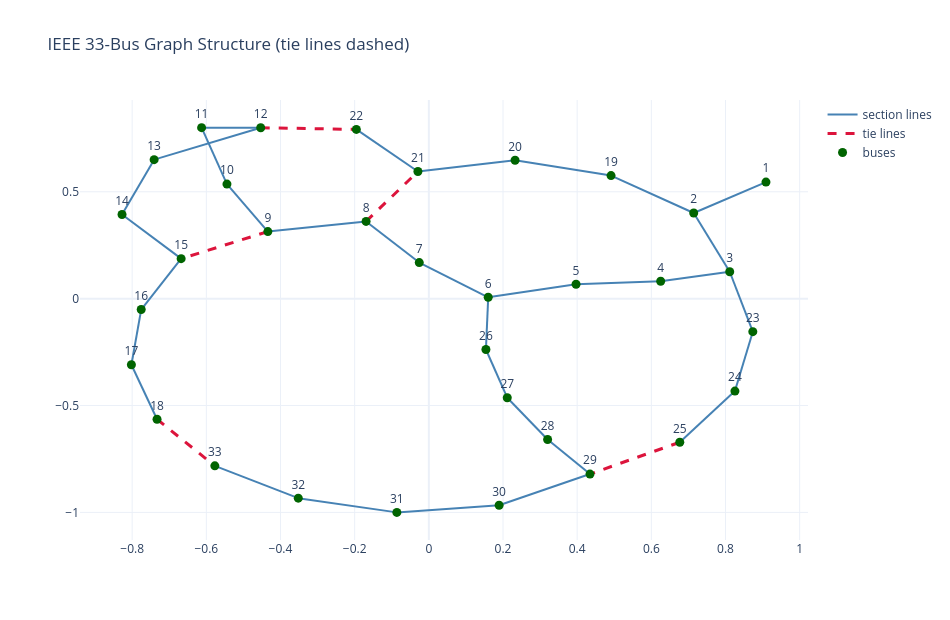
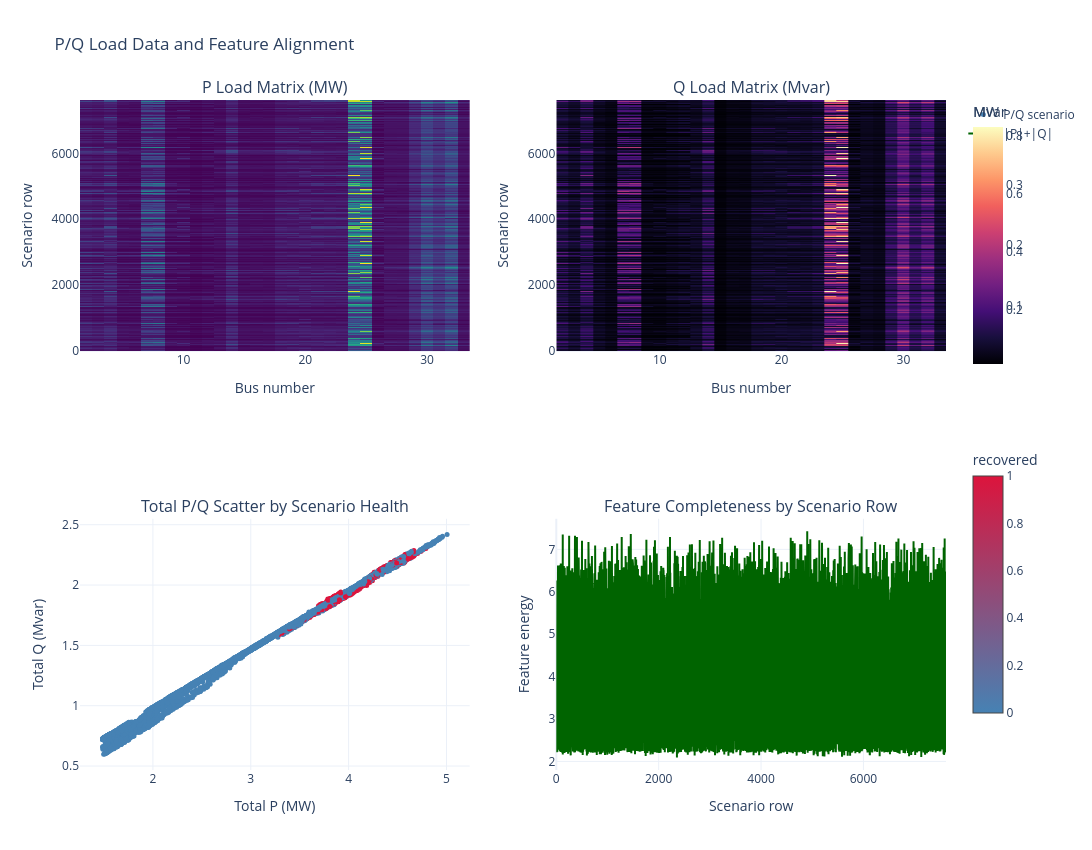
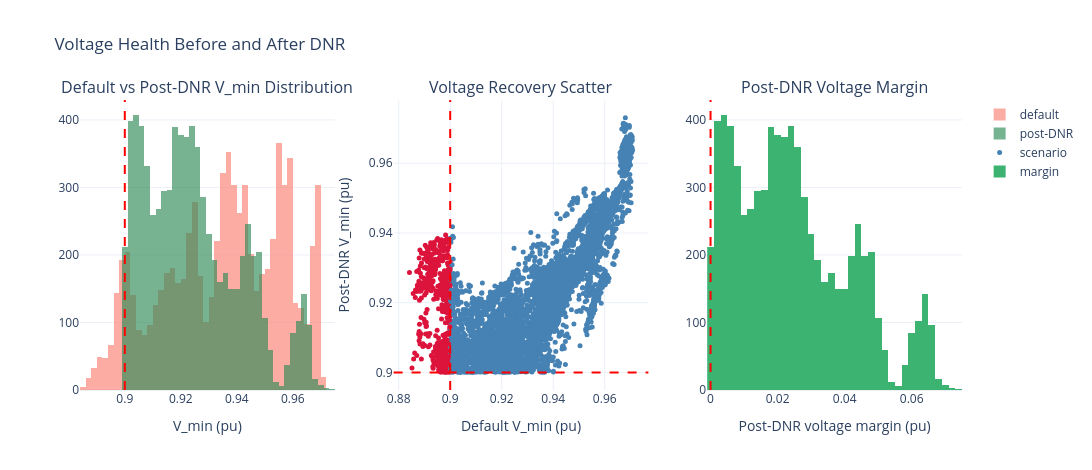

The notebook cell these images were saved under, in order:
### Code cell
# ═══════════════════════════════════════════════════════════════════
# CELL 11C — SAVED DATA STRUCTURE & RICH DATA VISUALIZATION
#
# Visual checks for data stability and alignment:
#   - HDF5 keys, row/column structure, and feature completeness
#   - physical graph structure with section/tie lines
#   - P/Q load heatmaps and bus-level load distributions
#   - default-vs-post-DNR voltage recovery diagnostics
# ═══════════════════════════════════════════════════════════════════
import networkx as nx

with pd.HDFStore(DIAG_FILE, mode='r') as store:
    hdf_structure = []
    for key in store.keys():
        obj = store.get(key)
        hdf_structure.append({
            'key': key,
            'type': type(obj).__name__,
            'shape': getattr(obj, 'shape', None),
            'columns': len(getattr(obj, 'columns', [])) if hasattr(obj, 'columns') else 0,
        })

df_diag = pd.read_hdf(DIAG_FILE, key='scenarios').copy()
summary = pd.read_hdf(DIAG_FILE, key='summary').iloc[0]
p_cols = [f'p_bus_{b}' for b in range(1, N_BUS)]
q_cols = [f'q_bus_{b}' for b in range(1, N_BUS)]
load_cols = p_cols + q_cols
P_matrix = df_diag[p_cols].to_numpy(dtype=np.float64)
Q_matrix = df_diag[q_cols].to_numpy(dtype=np.float64)
load_energy = np.abs(P_matrix).sum(axis=1) + np.abs(Q_matrix).sum(axis=1)
zero_feature_row_idx = np.where(load_energy <= 1e-12)[0]
zero_feature_row_count = int(len(zero_feature_row_idx))
missing_values = int(df_diag[load_cols].isna().sum().sum())
post_voltage_violations = int((df_diag['v_min_pu'] < V_MIN_PU).sum())
default_voltage_violations = int(df_diag['default_voltage_violation'].sum()) if 'default_voltage_violation' in df_diag else 0
recovered_voltage_violations = int(df_diag['recovered_voltage_violation'].sum()) if 'recovered_voltage_violation' in df_diag else 0

print('═'*75)
print('Saved Data Structure')
print('═'*75)
print(pd.DataFrame(hdf_structure).to_string(index=False))
print()
print('Scenario columns by group')
print(f'  P load columns      : {len(p_cols)}')
print(f'  Q load columns      : {len(q_cols)}')
print(f'  Topology/physics    : topo, loss_mw, v_min_pu, default_v_min_pu, default_loss_mw')
print(f'  Context             : hour, season, weekend, ev_active, pv_active')
print(f'  Health flags        : default_voltage_violation, recovered_voltage_violation, scenario_health')
print()
print('Data integrity checks')
print(f'  Missing P/Q values  : {missing_values}')
print(f'  Zero feature rows   : {zero_feature_row_count}')
print(f'  Post-DNR V violations (<{V_MIN_PU:.2f}) : {post_voltage_violations}')
print(f'  Default V violations before switching   : {default_voltage_violations}')
print(f'  Recovered by switching                  : {recovered_voltage_violations}')
print('═'*75)

# ── Physical graph visualization ───────────────────────────────────
G = nx.Graph()
G.add_nodes_from(range(N_BUS))
for k in range(N_LINES):
    G.add_edge(int(FROM_BUS[k]), int(TO_BUS[k]), line=int(k + 1), tie=bool(k >= N_LINES - N_OPEN))
try:
    pos = nx.kamada_kawai_layout(G)
except Exception:
    pos = nx.spring_layout(G, seed=42)
edge_x, edge_y, tie_x, tie_y = [], [], [], []
for u, v, data in G.edges(data=True):
    xs = [pos[u][0], pos[v][0], None]
    ys = [pos[u][1], pos[v][1], None]
    if data.get('tie'):
        tie_x.extend(xs); tie_y.extend(ys)
    else:
        edge_x.extend(xs); edge_y.extend(ys)

fig_graph = go.Figure()
fig_graph.add_trace(go.Scatter(x=edge_x, y=edge_y, mode='lines', line=dict(width=2, color='steelblue'), name='section lines'))
fig_graph.add_trace(go.Scatter(x=tie_x, y=tie_y, mode='lines', line=dict(width=3, color='crimson', dash='dash'), name='tie lines'))
fig_graph.add_trace(go.Scatter(
    x=[pos[i][0] for i in range(N_BUS)],
    y=[pos[i][1] for i in range(N_BUS)],
    text=[str(i + 1) for i in range(N_BUS)],
    mode='markers+text', textposition='top center',
    marker=dict(size=9, color='darkgreen'), name='buses'
))
fig_graph.update_layout(title='IEEE 33-Bus Graph Structure (tie lines dashed)', template='plotly_white', height=620, width=950)
fig_graph.show()

# ── Load matrix / alignment visualization ──────────────────────────
n_show = min(300, len(df_diag))
show_idx = np.linspace(0, len(df_diag) - 1, n_show).astype(int)
fig_load = make_subplots(
    rows=2, cols=2,
    subplot_titles=[
        'P Load Matrix (MW)',
        'Q Load Matrix (Mvar)',
        'Total P/Q Scatter by Scenario Health',
        'Feature Completeness by Scenario Row'
    ]
)
fig_load.add_trace(go.Heatmap(z=P_matrix[show_idx], x=list(range(2, N_BUS + 1)), y=show_idx, colorscale='Viridis', colorbar=dict(title='MW', len=0.42, y=0.80)), row=1, col=1)
fig_load.add_trace(go.Heatmap(z=Q_matrix[show_idx], x=list(range(2, N_BUS + 1)), y=show_idx, colorscale='Magma', colorbar=dict(title='Mvar', len=0.42, y=0.80)), row=1, col=2)
health_color = df_diag.get('scenario_health', pd.Series(['healthy'] * len(df_diag))).map({'healthy': 0, 'recovered': 1}).fillna(0)
fig_load.add_trace(go.Scatter(
    x=df_diag['total_p_mw'], y=df_diag['total_q_mvar'], mode='markers',
    marker=dict(size=5, color=health_color, colorscale=[[0, 'steelblue'], [1, 'crimson']], showscale=True, colorbar=dict(title='recovered', len=0.42, y=0.28)),
    text=df_diag.get('scenario_health', 'healthy'), name='P/Q scenario'
), row=2, col=1)
fig_load.add_trace(go.Scatter(x=np.arange(len(load_energy)), y=load_energy, mode='lines', line=dict(color='darkgreen'), name='|P|+|Q|'), row=2, col=2)
if zero_feature_row_count > 0:
    fig_load.add_trace(go.Scatter(x=zero_feature_row_idx, y=load_energy[zero_feature_row_idx], mode='markers', marker=dict(color='red', size=7), name='zero rows'), row=2, col=2)
fig_load.update_layout(title='P/Q Load Data and Feature Alignment', template='plotly_white', height=850, width=1250)
fig_load.update_xaxes(title_text='Bus number', row=1, col=1)
fig_load.update_xaxes(title_text='Bus number', row=1, col=2)
fig_load.update_xaxes(title_text='Total P (MW)', row=2, col=1)
fig_load.update_xaxes(title_text='Scenario row', row=2, col=2)
fig_load.update_yaxes(title_text='Scenario row', row=1, col=1)
fig_load.update_yaxes(title_text='Scenario row', row=1, col=2)
fig_load.update_yaxes(title_text='Total Q (Mvar)', row=2, col=1)
fig_load.update_yaxes(title_text='Feature energy', row=2, col=2)
fig_load.show()

# ── Voltage recovery visualization ─────────────────────────────────
fig_voltage = make_subplots(
    rows=1, cols=3,
    subplot_titles=[
        'Default vs Post-DNR V_min Distribution',
        'Voltage Recovery Scatter',
        'Post-DNR Voltage Margin'
    ]
)
fig_voltage.add_trace(go.Histogram(x=df_diag['default_v_min_pu'], nbinsx=60, name='default', marker_color='salmon', opacity=0.65), row=1, col=1)
fig_voltage.add_trace(go.Histogram(x=df_diag['v_min_pu'], nbinsx=60, name='post-DNR', marker_color='seagreen', opacity=0.65), row=1, col=1)
fig_voltage.add_vline(x=V_MIN_PU, line_dash='dash', line_color='red', row=1, col=1)
fig_voltage.add_trace(go.Scatter(
    x=df_diag['default_v_min_pu'], y=df_diag['v_min_pu'], mode='markers',
    marker=dict(size=5, color=health_color, colorscale=[[0, 'steelblue'], [1, 'crimson']]),
    name='scenario'
), row=1, col=2)
fig_voltage.add_vline(x=V_MIN_PU, line_dash='dash', line_color='red', row=1, col=2)
fig_voltage.add_hline(y=V_MIN_PU, line_dash='dash', line_color='red', row=1, col=2)
fig_voltage.add_trace(go.Histogram(x=df_diag['v_min_pu'] - V_MIN_PU, nbinsx=60, name='margin', marker_color='mediumseagreen'), row=1, col=3)
fig_voltage.add_vline(x=0.0, line_dash='dash', line_color='red', row=1, col=3)
fig_voltage.update_layout(title='Voltage Health Before and After DNR', template='plotly_white', height=470, width=1250, barmode='overlay')
fig_voltage.update_xaxes(title_text='V_min (pu)', row=1, col=1)
fig_voltage.update_xaxes(title_text='Default V_min (pu)', row=1, col=2)
fig_voltage.update_yaxes(title_text='Post-DNR V_min (pu)', row=1, col=2)
fig_voltage.update_xaxes(title_text='Post-DNR voltage margin (pu)', row=1, col=3)
fig_voltage.show()

### Figure 1 — Plotly figure (JSON) as saved in the notebook; plotly's stock layout.template omitted (floating-point values rounded to 4 significant figures)
{"data": [{"line": {"color": "steelblue", "width": 2}, "mode": "lines", "name": "section lines", "type": "scatter", "x": [0.9091, 0.7143, null, 0.7143, 0.8114, null, 0.7143, 0.4914, null, 0.8114, 0.6252, null, 0.8114, 0.8736, null, 0.6252, 0.397, null, 0.397, 0.1601, null, 0.1601, -0.02583, null, 0.1601, 0.154, null, -0.02583, -0.1692, null, -0.1692, -0.4341, null, -0.4341, -0.5444, null, -0.5444, -0.6127, null, -0.6127, -0.4534, null, -0.4534, -0.7408, null, -0.7408, -0.8273, null, -0.8273, -0.6679, null, -0.6679, -0.7756, null, -0.7756, -0.8021, null, -0.8021, -0.7329, null, 0.4914, 0.2326, null, 0.2326, -0.02945, null, -0.02945, -0.1954, null, 0.8736, 0.8254, null, 0.8254, 0.6767, null, 0.154, 0.2114, null, 0.2114, 0.3203, null, 0.3203, 0.4346, null, 0.4346, 0.1895, null, 0.1895, -0.08626, null, -0.08626, -0.352, null, -0.352, -0.577, null], "y": [0.5452, 0.4009, null, 0.4009, 0.1258, null, 0.4009, 0.5758, null, 0.1258, 0.08125, null, 0.1258, -0.1546, null, 0.08125, 0.06747, null, 0.06747, 0.00635, null, 0.00635, 0.1688, null, 0.00635, -0.238, null, 0.1688, 0.3613, null, 0.3613, 0.3137, null, 0.3137, 0.5361, null, 0.5361, 0.8002, null, 0.8002, 0.7997, null, 0.7997, 0.6503, null, 0.6503, 0.3936, null, 0.3936, 0.187, null, 0.187, -0.05103, null, -0.05103, -0.3094, null, -0.3094, -0.5644, null, 0.5758, 0.6476, null, 0.6476, 0.5949, null, 0.5949, 0.7917, null, -0.1546, -0.4324, null, -0.4324, -0.6717, null, -0.238, -0.4635, null, -0.4635, -0.659, null, -0.659, -0.8207, null, -0.8207, -0.9669, null, -0.9669, -1, null, -1, -0.9336, null, -0.9336, -0.7824, null]}, {"line": {"color": "crimson", "dash": "dash", "width": 3}, "mode": "lines", "name": "tie lines", "type": "scatter", "x": [-0.1692, -0.02945, null, -0.4341, -0.6679, null, -0.4534, -0.1954, null, -0.7329, -0.577, null, 0.6767, 0.4346, null], "y": [0.3613, 0.5949, null, 0.3137, 0.187, null, 0.7997, 0.7917, null, -0.5644, -0.7824, null, -0.6717, -0.8207, null]}, {"marker": {"color": "darkgreen", "size": 9}, "mode": "markers+text", "name": "buses", "text": ["1", "2", "3", "4", "5", "6", "7", "8", "9", "10", "11", "12", "13", "14", "15", "16", "17", "18", "19", "20", "21", "22", "23", "24", "25", "26", "27", "28", "29", "30", "31", "32", "33"], "textposition": "top center", "type": "scatter", "x": [0.9091, 0.7143, 0.8114, 0.6252, 0.397, 0.1601, -0.02583, -0.1692, -0.4341, -0.5444, -0.6127, -0.4534, -0.7408, -0.8273, -0.6679, -0.7756, -0.8021, -0.7329, 0.4914, 0.2326, -0.02945, -0.1954, 0.8736, 0.8254, 0.6767, 0.154, 0.2114, 0.3203, 0.4346, 0.1895, -0.08626, -0.352, -0.577], "y": [0.5452, 0.4009, 0.1258, 0.08125, 0.06747, 0.00635, 0.1688, 0.3613, 0.3137, 0.5361, 0.8002, 0.7997, 0.6503, 0.3936, 0.187, -0.05103, -0.3094, -0.5644, 0.5758, 0.6476, 0.5949, 0.7917, -0.1546, -0.4324, -0.6717, -0.238, -0.4635, -0.659, -0.8207, -0.9669, -1, -0.9336, -0.7824]}], "layout": {"height": 620, "title": {"text": "IEEE 33-Bus Graph Structure (tie lines dashed)"}, "width": 950}}

### Figure 2 — Plotly figure (JSON) as saved in the notebook; plotly's stock layout.template omitted (floating-point values rounded to 4 significant figures; data arrays with more than 128 entries replaced by an {"elided": "..."} marker saying what was removed)
{"data": [{"colorbar": {"len": 0.42, "title": {"text": "MW"}, "y": 0.8}, "colorscale": [[0, "#440154"], [0.1111, "#482878"], [0.2222, "#3e4989"], [0.3333, "#31688e"], [0.4444, "#26828e"], [0.5556, "#1f9e89"], [0.6667, "#35b779"], [0.7778, "#6ece58"], [0.8889, "#b5de2b"], [1, "#fde725"]], "type": "heatmap", "x": [2, 3, 4, 5, 6, 7, 8, 9, 10, 11, 12, 13, 14, 15, 16, 17, 18, 19, 20, 21, 22, 23, 24, 25, 26, 27, 28, 29, 30, 31, 32, 33], "xaxis": "x", "y": {"elided": "300 int values"}, "yaxis": "y", "z": {"elided": "300x32 float values"}}, {"colorbar": {"len": 0.42, "title": {"text": "Mvar"}, "y": 0.8}, "colorscale": [[0, "#000004"], [0.1111, "#180f3d"], [0.2222, "#440f76"], [0.3333, "#721f81"], [0.4444, "#9e2f7f"], [0.5556, "#cd4071"], [0.6667, "#f1605d"], [0.7778, "#fd9668"], [0.8889, "#feca8d"], [1, "#fcfdbf"]], "type": "heatmap", "x": [2, 3, 4, 5, 6, 7, 8, 9, 10, 11, 12, 13, 14, 15, 16, 17, 18, 19, 20, 21, 22, 23, 24, 25, 26, 27, 28, 29, 30, 31, 32, 33], "xaxis": "x2", "y": {"elided": "300 int values"}, "yaxis": "y2", "z": {"elided": "300x32 float values"}}, {"marker": {"color": {"elided": "7614 int values"}, "colorbar": {"len": 0.42, "title": {"text": "recovered"}, "y": 0.28}, "colorscale": [[0, "steelblue"], [1, "crimson"]], "showscale": true, "size": 5}, "mode": "markers", "name": "P/Q scenario", "text": {"elided": "7614 str values"}, "type": "scatter", "x": {"elided": "7614 float values"}, "xaxis": "x3", "y": {"elided": "7614 float values"}, "yaxis": "y3"}, {"line": {"color": "darkgreen"}, "mode": "lines", "name": "|P|+|Q|", "type": "scatter", "x": {"elided": "7614 int values"}, "xaxis": "x4", "y": {"elided": "7614 float values"}, "yaxis": "y4"}], "layout": {"annotations": [{"font": {"size": 16}, "showarrow": false, "text": "P Load Matrix (MW)", "x": 0.225, "xanchor": "center", "xref": "paper", "y": 1, "yanchor": "bottom", "yref": "paper"}, {"font": {"size": 16}, "showarrow": false, "text": "Q Load Matrix (Mvar)", "x": 0.775, "xanchor": "center", "xref": "paper", "y": 1, "yanchor": "bottom", "yref": "paper"}, {"font": {"size": 16}, "showarrow": false, "text": "Total P/Q Scatter by Scenario Health", "x": 0.225, "xanchor": "center", "xref": "paper", "y": 0.375, "yanchor": "bottom", "yref": "paper"}, {"font": {"size": 16}, "showarrow": false, "text": "Feature Completeness by Scenario Row", "x": 0.775, "xanchor": "center", "xref": "paper", "y": 0.375, "yanchor": "bottom", "yref": "paper"}], "height": 850, "title": {"text": "P/Q Load Data and Feature Alignment"}, "width": 1250, "xaxis": {"anchor": "y", "domain": [0, 0.45], "title": {"text": "Bus number"}}, "xaxis2": {"anchor": "y2", "domain": [0.55, 1], "title": {"text": "Bus number"}}, "xaxis3": {"anchor": "y3", "domain": [0, 0.45], "title": {"text": "Total P (MW)"}}, "xaxis4": {"anchor": "y4", "domain": [0.55, 1], "title": {"text": "Scenario row"}}, "yaxis": {"anchor": "x", "domain": [0.625, 1], "title": {"text": "Scenario row"}}, "yaxis2": {"anchor": "x2", "domain": [0.625, 1], "title": {"text": "Scenario row"}}, "yaxis3": {"anchor": "x3", "domain": [0, 0.375], "title": {"text": "Total Q (Mvar)"}}, "yaxis4": {"anchor": "x4", "domain": [0, 0.375], "title": {"text": "Feature energy"}}}}

### Figure 3 — Plotly figure (JSON) as saved in the notebook; plotly's stock layout.template omitted (floating-point values rounded to 4 significant figures; data arrays with more than 128 entries replaced by an {"elided": "..."} marker saying what was removed)
{"data": [{"marker": {"color": "salmon"}, "name": "default", "nbinsx": 60, "opacity": 0.65, "type": "histogram", "x": {"elided": "7614 float values"}, "xaxis": "x", "yaxis": "y"}, {"marker": {"color": "seagreen"}, "name": "post-DNR", "nbinsx": 60, "opacity": 0.65, "type": "histogram", "x": {"elided": "7614 float values"}, "xaxis": "x", "yaxis": "y"}, {"marker": {"color": {"elided": "7614 int values"}, "colorscale": [[0, "steelblue"], [1, "crimson"]], "size": 5}, "mode": "markers", "name": "scenario", "type": "scatter", "x": {"elided": "7614 float values"}, "xaxis": "x2", "y": {"elided": "7614 float values"}, "yaxis": "y2"}, {"marker": {"color": "mediumseagreen"}, "name": "margin", "nbinsx": 60, "type": "histogram", "x": {"elided": "7614 float values"}, "xaxis": "x3", "yaxis": "y3"}], "layout": {"annotations": [{"font": {"size": 16}, "showarrow": false, "text": "Default vs Post-DNR V_min Distribution", "x": 0.1444, "xanchor": "center", "xref": "paper", "y": 1, "yanchor": "bottom", "yref": "paper"}, {"font": {"size": 16}, "showarrow": false, "text": "Voltage Recovery Scatter", "x": 0.5, "xanchor": "center", "xref": "paper", "y": 1, "yanchor": "bottom", "yref": "paper"}, {"font": {"size": 16}, "showarrow": false, "text": "Post-DNR Voltage Margin", "x": 0.8556, "xanchor": "center", "xref": "paper", "y": 1, "yanchor": "bottom", "yref": "paper"}], "barmode": "overlay", "height": 470, "shapes": [{"line": {"color": "red", "dash": "dash"}, "type": "line", "x0": 0.9, "x1": 0.9, "xref": "x", "y0": 0, "y1": 1, "yref": "y domain"}, {"line": {"color": "red", "dash": "dash"}, "type": "line", "x0": 0.9, "x1": 0.9, "xref": "x2", "y0": 0, "y1": 1, "yref": "y2 domain"}, {"line": {"color": "red", "dash": "dash"}, "type": "line", "x0": 0, "x1": 1, "xref": "x2 domain", "y0": 0.9, "y1": 0.9, "yref": "y2"}, {"line": {"color": "red", "dash": "dash"}, "type": "line", "x0": 0, "x1": 0, "xref": "x3", "y0": 0, "y1": 1, "yref": "y3 domain"}], "title": {"text": "Voltage Health Before and After DNR"}, "width": 1250, "xaxis": {"anchor": "y", "domain": [0, 0.2889], "title": {"text": "V_min (pu)"}}, "xaxis2": {"anchor": "y2", "domain": [0.3556, 0.6444], "title": {"text": "Default V_min (pu)"}}, "xaxis3": {"anchor": "y3", "domain": [0.7111, 1], "title": {"text": "Post-DNR voltage margin (pu)"}}, "yaxis": {"anchor": "x", "domain": [0, 1]}, "yaxis2": {"anchor": "x2", "domain": [0, 1], "title": {"text": "Post-DNR V_min (pu)"}}, "yaxis3": {"anchor": "x3", "domain": [0, 1]}}}
